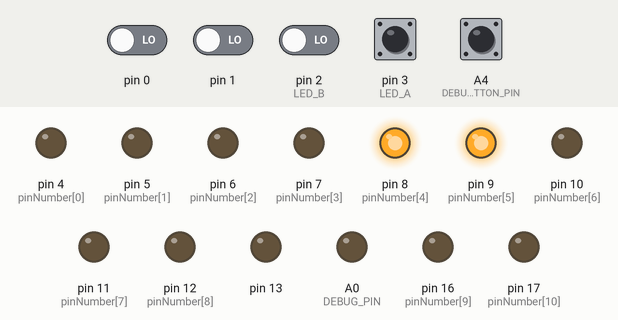
A sketch run on a simulated Arduino Uno, built with avr-gcc and run on an emulated ATmega328P. On the bench: output pins drawn as LEDs (lit = HIGH). The inputs (shaded band) are chosen by the test bench; at power-on: A4 (DEBUG_BUTTON_PIN) HIGH, pin 0, pin 1, pin 2 (LED_B), pin 3 (LED_A) LOW. What the sketch prints to the serial monitor is not drawn.

Above: at 1.3 s.
1.4 s: pin 3 (LED_A) driven HIGH
At 2.6 s:
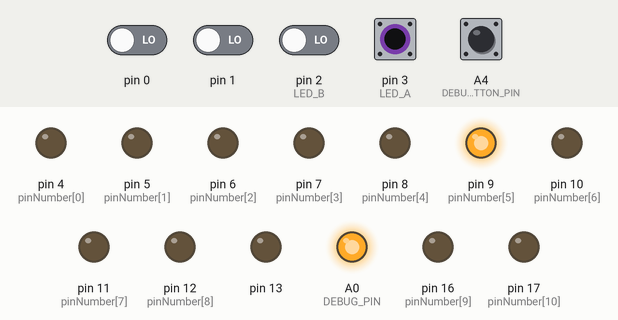
4.5 s: pin 3 (LED_A) pulsed LOW 5 times (0.12 s each, 0.3 s apart)
At 6.6 s:
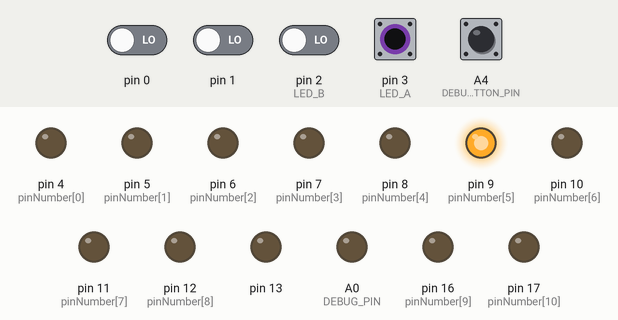
Timing chart, 0 to 8.1 s (numbered marks = the images above; inputs shaded):
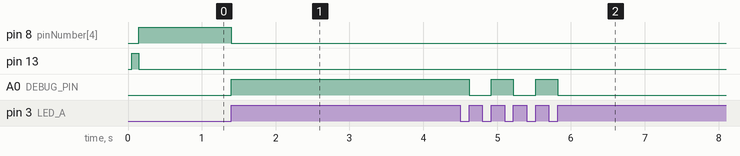

Measured:
- after the input at 1.4 s, pin 8 (pinNumber[4]): HIGH → LOW at once; A0 (DEBUG_PIN): LOW → HIGH at once
- after the input at 4.5 s, A0 (DEBUG_PIN): alternates HIGH for 0.30 s and LOW for 0.30 s, 5 changes in all, then stays LOW, starting after 0.12 s

The sketch:

FingerJointJig.ino
```cpp
/* Arduino Code for the digital FingerJoint Jig, by C.Mineau, 2017 may 1st, www.labellenote.fr
 *
 *  setup : 2 IR LED modules are used and mounted as a quadature encoder on a wheel drilled with equidistant holes
 *  If distance between 2 holes = 2*PI, the 2 leds are spaced by 2*PI/4 (+n*2PI)
 *  In my case : 1 screw turn = 54 sectors with 27 holes , spaced by 4 mm . Leds spaced by 10mm
 *
 *  1 screw turn = carriage moves by 1 screw pych value.
 *  In my case screw= M10, pitch= 1.5 mm
 *
 *  Led A (right hand looking at the end of the screw) connected to Pin 3
 *  Led B (left hand looking at the end of the screw) connected to Pin 2
 *
 *  Positive values of displacements correspond to right motion of the carriage (clockwise motion of the crank)
 */

#include <math.h>

#define VERSION "digital Finger Joint Jig by C.Mineau - version 3.0"
#define SCREW_PITCH 1.5   // mm
#define BLADE_WIDTH 8  // mm
#define STEP_PER_TURN 27
#define LED_A 3   // right
#define LED_A_MASK B00001000
#define LED_B 2   // left
#define LED_B_MASK B00000100
#define ROTARY_POWER 13
#define ROTARY_READ A1
#define DEBUG_PIN A0
#define DEBUG_BUTTON_PIN A4
#define DEBUG_PIN_MASK B00000001  // on  PORTC
#define LEFT -1
#define RIGHT 1
#define UP 1
#define DOWN 0
#define DEBOUNCING_TIME 600UL //Debouncing Time in microseconds
#define DEBUG_NO
#define TRACE_NO

// CLASSES Definition
struct S_bouncedInput {
  byte pinMask;   // pin number limited to 0<7 to keep on PORTD
  byte state;     // current state ;
                  // 0 = UP stable
                  // 1 = UP but DOWN change in confirmation
                  // 2 = DOWN stable
                  // 3 = DOWN but UP change in confirmation
  unsigned long lastConfirmationTime;  // in microseconds
  unsigned long pollCount;
  unsigned long stableStateChangeCount;
  char id;

  S_bouncedInput (int inputPin,char id) : // constructor
    pinMask(1 << inputPin),

    pollCount(0),
    stableStateChangeCount(0),
    lastConfirmationTime(micros()),
    id(id)
    {
      PIND & pinMask ? state=0 : state=2;   // stable UP or DOWN upon the pin level read at init
    }

  byte stableState() {
    if (state >= 2) return DOWN; else return UP;
  }

  bool poll() {    // polls and integrate the states. Return true if rising edge on the stable state

    byte   pinTransientState =  PIND & pinMask;
    unsigned long currentTime =  micros();

    bool result=false;

    switch (state) {
      case 0:      // 0 = UP stable
        if (pinTransientState)
          lastConfirmationTime=currentTime;  // No change, update confirmation time
        else
          state=1;                        // attempt to go to DOWN state, to be confirmed
        break;

      case 1:     // 1 = UP but DOWN change in confirmation
         if (pinTransientState) {
           state=0;         // DOWN Not confirmed, coming back to stable UP
           lastConfirmationTime=currentTime;
         }  else {
           if ((currentTime-lastConfirmationTime)>=DEBOUNCING_TIME) {        //  DOWN confirmed, moving to stable DOWN
             state=2;
             lastConfirmationTime=currentTime;
             stableStateChangeCount++;
           }
         }
         break;

      case 2:     // 2 = DOWN stable
        if (pinTransientState)
          state=3;       // attempt to go to UP state, to be confirmed
        else
          lastConfirmationTime=currentTime;  // No change, update confirmation time
        break;

     case 3:      // 3 = DOWN but UP change in confirmation
        if (pinTransientState) {
          if ((currentTime-lastConfirmationTime)>=DEBOUNCING_TIME) {    //  UP confirmed, moving to stable UP
            state=0;
            lastConfirmationTime=currentTime;
            stableStateChangeCount++;
            result=true;     // rising edge
          }
        } else {
          state=2;    // UP Not confirmed, coming back to stable DOWN
          lastConfirmationTime=currentTime;
        }
        break;
    }
#ifdef DEBUG
    debug(currentTime,pinTransientState,result);
#endif
    pollCount++;
    return result;

  }

  void debug(unsigned long t, byte ts,bool r) {
      Serial.print(" time=");
      Serial.print(t);
      Serial.print(" id=");
      Serial.print(id);
      Serial.print(" pinTransientState=");
      Serial.print(ts);
      Serial.print(" result=");
      Serial.print(r);
      Serial.print(" state=");
      Serial.print(state);
      Serial.print(" stableStateChangeCount=");
      Serial.print(stableStateChangeCount);
      Serial.println("");
  }
};

struct LedBarGraph {
/*  LED Bargraph to display the carriage position on the eFingerJoint Jig
4 green Leds on the LEFT for the half finger on the left of a cut
3 red Leds in the middle for the cut indication
  - in case fingerWidth=bladeWidth : the three LEDS are lit up
  - in case the blade is narrower than the finger, led of Left means the blade is set for the Left edge of the cut
  and the right led is lit if the blade is set to cut the right edga of the cut.
  In case the finger is wider more than 2 times the width of the blade, the middle LED is lit in intermediate position.

  * Constructor must be called giving the blade and finger width parameters
  * update method with a position parameter can be called in order to display this position on the bargraph
  * Position 0 correspond to the first cut, right edge of the cut.

*/


  int  pinNumber[11] = { 4, 5, 6, 7, 8, 9, 10,11,12,16,17} ;  //  note:    A0 = 14 < A7=21
  //                     G  G  G  G  R  R  R  G  G  G  G        from right to left
  //                     0  1  2  3  4  5  6   7  8  9 10
  //                     right                       left

  int greenLedIdx[8] = {7,8,9,10,0,1,2,3} ; //  order of green Leds to be lit according to distance to be moved

// all units expressed in steps in order to avoid any floating point calculation in runtime
  int bladeWidth;     // In Steps, can not be bigger than finger width
  int fingerWidth;    // In Steps, can be bigger than blade width
  long previousPosition;  // in Steps
  float greenStep;      // in steps

  void init(int bldeWidth, int fgerWidth){    // to be called in setup
    bladeWidth=bldeWidth;
    fingerWidth=fgerWidth;
    greenStep = (float(fingerWidth+bladeWidth)/8);
    for(int i=0;i<11;i++) {
        pinMode(pinNumber[i], OUTPUT);
        digitalWrite(pinNumber[i],LOW);
    }
    setRedLeds(0);    // The blade is supposed to be aligned with position 0 at initialization
  }

  void update(long position) {   //      to be called with a new position (in steps)

    if (position==previousPosition) {
      return;   // save time
    }
    int finger=floor(double(position)/(2*fingerWidth));         // number of full finger   (full finger = 1 cut + 1 finger)
    int offset= position-finger*2*fingerWidth;    // offset within the full finger
    setRedLeds(offset);
    setGreenLeds(offset);
    previousPosition=position;
  }

  void setRedLeds(int offset) {    // offset is the displacement within the current finger cut
     approxR(offset,0) ? digitalWrite(pinNumber[4],HIGH):digitalWrite(pinNumber[4],LOW);    // right cut edge Led
     approxL(offset,fingerWidth-bladeWidth) ? digitalWrite(pinNumber[6],HIGH):digitalWrite(pinNumber[6],LOW);    // left cut edge Led
     offset <=fingerWidth-bladeWidth ? digitalWrite(pinNumber[5],HIGH):digitalWrite(pinNumber[5],LOW);    // middle cut Led
  }

  void setGreenLeds(int offset) {
        int g0 =fingerWidth-bladeWidth;
        for (int i = 0; i<8; i++) {
          approx2(offset, g0+ i*greenStep) ? digitalWrite(pinNumber[greenLedIdx[i]],HIGH):digitalWrite(pinNumber[greenLedIdx[i]],LOW);
        }

  }

  bool approxR(int p1, int p2) {   // checks if two positions are close enough (right edge)
    return  ((p1>=p2) && (p1-p2)<1) ?  true :  false;
  }
  bool approxL(int p1, int p2) {   // checks if two positions are close enough  (left edge)
    return  ((p2>=p1) && (p2-p1)<1) ?  true :  false;
  }
  bool approx2(int p1, int p2) {   // checks if two positions are close enough
    return  ((p1>p2) && (p1-p2)<=greenStep) ?  true :  false;
  }

  void debug() {
    static bool alreadyPrint = false;
    if (!alreadyPrint) {
      Serial.print(" bladeWidth=");
      Serial.print(bladeWidth);
      Serial.print(" fingerWidth=");
      Serial.print(fingerWidth);
      Serial.print(" greenStep=");
      Serial.print(greenStep);
      Serial.println("");
    }
      alreadyPrint=true;
  }

}  ;

struct S_RotarySelector {
  int powerPin;  // to avoid consuming too much power, the Rotary is powered only during polling
  int readPin;

  void init(int pwerPin, int rdPin) {   // to be called in setup
    powerPin=pwerPin;
    readPin=rdPin;
    pinMode( powerPin, OUTPUT);
  }

  int poll() {
    digitalWrite(powerPin,HIGH);
    delay(100);
    int val=analogRead(readPin);
    digitalWrite(powerPin,LOW);

    if (val>=0 && val<85) return 8;
    if (val>86 && val<255) return 10;
    if (val>256 && val<425) return 12;
    if (val>426 && val<595) return 14;
    if (val>596 && val<765) return 16;
    if (val>766 && val<935) return 20;
    if (val>936) return 24;
  }

  void debug() {  // never ends
    Serial.print(" S_RotarySelector.powerPin=");
    Serial.print(powerPin);
    Serial.print(" S_RotarySelector.readPin=");
    Serial.println(readPin);
    while (1) {
        digitalWrite(powerPin,HIGH);
        int val=analogRead(readPin);
        Serial.print(" analogRead=");
        Serial.print(val);
        Serial.print(" poll()=");
        Serial.println(poll());
       delay(1000);
    }
    digitalWrite(powerPin,LOW);
  }

} ;

// GLOBALS :

// GLobal variables
long  Steps = 0;   // keeps the current step position in steps
int fingerWidth=0;
long previousSteps = 0;
int  Direction = 0;        // current Direction = LEFT or RIGHT
float  Position = 0;       // Current Position in mm
float stepRatio = SCREW_PITCH / STEP_PER_TURN;   // mm / step
int Finger = 0;            // current finger number
unsigned long risingEdgeCount=0;


// Global objects
// Rotary Encoder led objects :
S_bouncedInput ledA(LED_A,'A');
S_bouncedInput ledB(LED_B,'B');
// Rotary selector
S_RotarySelector rotarySelector;
// Display bargraph object :
LedBarGraph bargraph;


void setup() {
  Serial.begin (19200);
  Serial.println("--------------------------------------------------");
  Serial.println(VERSION);
  Serial.println("--------------------------------------------------");


  pinMode(LED_A, INPUT);
  pinMode(LED_B, INPUT);
  pinMode(DEBUG_BUTTON_PIN, INPUT_PULLUP);   // for debug, wire a button to trigger traces on serial link
  pinMode(DEBUG_PIN, OUTPUT);   // for debug : changes state at each step

  rotarySelector.init(ROTARY_POWER, ROTARY_READ);
  fingerWidth=rotarySelector.poll();
  bargraph.init(int(BLADE_WIDTH/stepRatio) , int(fingerWidth/stepRatio));

  Serial.print(" BladeWidth=");
  Serial.print(BLADE_WIDTH);
  Serial.print(" FingerWidth=");
  Serial.println(fingerWidth);

//  bargraph.debug();
//  rotarySelector.debug();
}

void loop() {
  // Polling
  ledB.poll();
  if (ledA.poll()) {    // If rising edge on Led A
    ledB.stableState()  ?  Direction=LEFT : Direction=RIGHT;   // Have a look at led B level to know the direction
    PORTC ^= DEBUG_PIN_MASK ;   // For debug purpose, reverts DEBUG_PIN at each step (use a probe on that pin to check if lost steps, compared to LEDA)
    Steps += Direction;
    risingEdgeCount++;
    bargraph.update(Steps);
  }


  if (digitalRead(DEBUG_BUTTON_PIN)==LOW) {                        // if trace button wired on A4
    int finger=floor(double(Steps)/(2*180));         // number of full finger   (full finger = 1 cut + 1 finger)  here 180=fingerWidth=10mm
    int offset= Steps-finger*2*180;
    Serial.print(" Steps=");
    Serial.print(Steps);
    Serial.print(" finger=");
    Serial.print(finger);
    Serial.print(" offset=");
    Serial.print(offset);
    Serial.println("");
  }

#ifdef TRACE
  Position=Steps*stepRatio;
  Finger= int(Position/(2*BLADE_WIDTH));
  Display();
  previousSteps=Steps;
#endif
}


void Display() {
  static long display_delay ;

  display_delay+=1;

#ifdef DEBUG
  if (display_delay==1000) {
    Serial.print(" ledA.state=");
    Serial.print(ledA.state);
    Serial.print(" ledA.stableStateChangeCount=");
    Serial.print(ledA.stableStateChangeCount);
    Serial.print(" ledB.state=");
    Serial.print(ledB.state);
    Serial.print(" ledB.stableStateChangeCount=");
    Serial.print(ledB.stableStateChangeCount);
    Serial.println("");
  }
#endif

  if (previousSteps!=Steps) {
    Serial.print(" risingEdgeCount=");
    Serial.print(risingEdgeCount);
    Serial.print(" Steps=");
    Serial.print(Steps);
    Serial.print(" Direction=");
    Serial.print(Direction);
    Serial.print(" Position=");
    Serial.print(Position);
    Serial.print(" Finger=");
    Serial.print(Finger);
    Serial.println("");
    display_delay=0;
  }

  if (display_delay==1000) {
    display_delay=0;
  }

}
```
